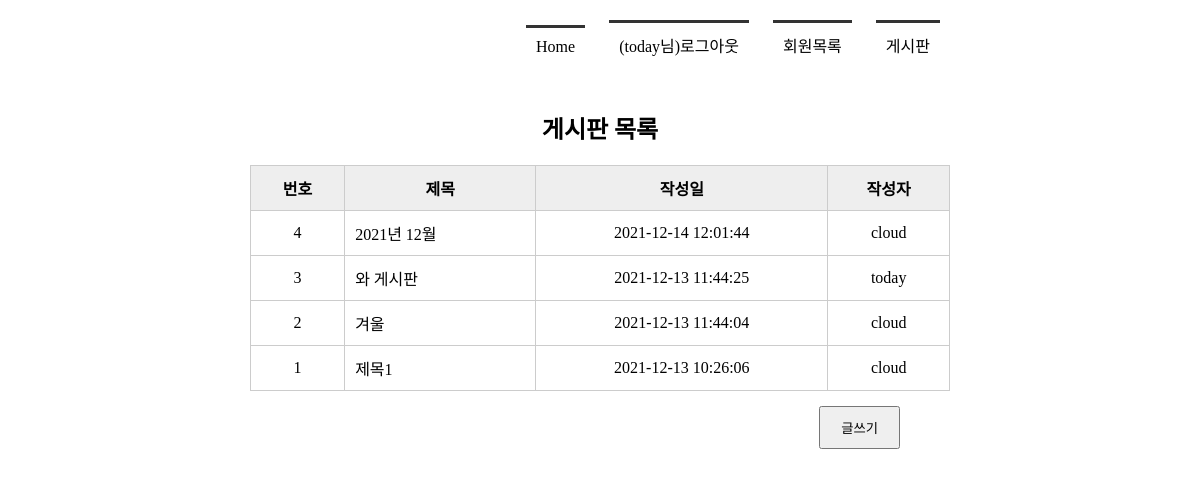
The app's page /board_list/ (signed in) with its own data.
### tables this page shows
CREATE TABLE board(
            bno INTEGER PRIMARY KEY AUTOINCREMENT,
            title TEXT NOT NULL,
            content TEXT NOT NULL,
            create_date TIMESTAMP DATE DEFAULT (datetime('now', 'localtime')),
            mid CHAR(5) NOT NULL,
            FOREIGN KEY(mid) REFERENCES member(mid)
        );

### app.py (the view)
@app.route('/board_list/')
def board_list():
    conn = getconn()
    cur = conn.cursor()
    sql = "SELECT * FROM board ORDER BY bno DESC"
    cur.execute(sql)
    rs = cur.fetchall()
    conn.close()
    return render_template('board_list.html', rs=rs)

### app.py (called while the page is built)
def getconn():
    conn = sqlite3.connect('./memberdb.db')
    return conn

### templates/board_list.html (shortened to what this page needs)
<!DOCTYPE html>
<html lang="ko">
<head>
    <link rel="stylesheet" href="{{ url_for('static', filename='css/style.css') }}">
</head>
<body>
    <div id="container">
        {% include 'nav_bar.html' %}
        <section>
            <h1>게시판 목록</h1>
            <table class="tbl_bo_list">
                <tr>
                    <th>번호</th><th>제목</th><th>작성일</th><th>작성자</th>
                </tr>
                {% for i in rs %}
                <tr>
                    <td>{{ i[0] }}</td>
                    <td><a href="{{ url_for('board_view', bno=i[0]) }}">{{ i[1] }}</a></td>
                    <td>{{ i[3] }}</td>
                    <td>{{ i[4] }}</td>
                </tr>
                {% endfor %}
            </table>
            <div class="btn_write">
                <input type="button" value="글쓰기" onclick="goWrite()">
            </div>
        </section>
    </div>
</body>
</html>

### templates/nav_bar.html
<header>
    <nav>
        <ul>
            {% if session %}
                <li><a href="{{ url_for('index') }}">Home</a></li>
                <li><a href="{{ url_for ('logout') }}">({{ session['userID'] }}님)로그아웃</a></li>
                <li><a href="{{ url_for('member_list') }}">회원목록</a></li>
                <li><a href="{{ url_for('board_list') }}">게시판</a></li>
            {% else %}
                <li><a href="{{ url_for('index') }}">Home</a></li>
                <li><a href="{{ url_for('login') }}">로그인</a></li>
                <li><a href="{{ url_for('register') }}">회원가입</a></li>
                <li><a href="{{ url_for('board_list') }}">게시판</a></li>
            {% endif %}
        </ul>
    </nav>
</header>

### static/css/style.css (style rules this page uses)
* { margin: 0; padding: 0; }
#container { width: 1000px; margin: 10px auto; }
header { height: 100px; }
nav ul { list-style: none; text-align: right; margin-right: 150px; }
nav ul li { display: inline-block; margin: 10px; border-top: 3px solid #333; padding: 10px; }
nav ul li a { text-decoration: none; color: #000; }
section { text-align: center; }
section table { width: 600px; margin: 0 auto; border-collapse: collapse; }
section h1 { margin-bottom: 20px; }
section table, th, td { border: 1px solid #ccc; padding: 10px }
section table th { background-color: #eee }
section table a { color: #000; }
section .tbl_bo_list { width: 700px; margin: 0 auto; }
section .tbl_bo_list tr td:nth-child(2) { text-align: left; }
section .tbl_bo_list a { text-decoration: none; color: #000 }
section .btn_write { text-align: right; margin: 15px 200px; }
section .btn_write input { padding: 10px 20px; }

### records on screen
board: userID "today", bno "3", title "와 게시판", create_date "2021-12-13 11:44:25", mid "today"
board: bno "4", title "2021년 12월", create_date "2021-12-14 12:01:44", mid "cloud"
board: bno "2", title "겨울", create_date "2021-12-13 11:44:04", mid "cloud"
board: bno "1", title "제목1", create_date "2021-12-13 10:26:06", mid "cloud"
